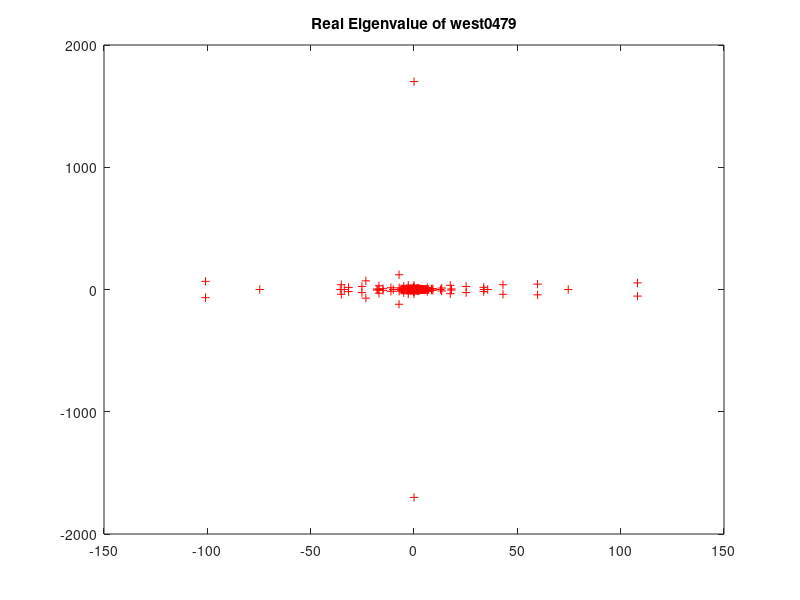

Recreate this plot in MATLAB. (Note: this script raises an error after producing the figure.)
%%RUNDOWN
%%Problem 2
load west0479;
A = west0479;

spy(A);

lam = eig(full(A));
plot(real(lam),imag(lam),'r+');
title('Real Eigenvalue of west0479')
print(gcf, '-dpng', '-r280', 'p2.png');
%%Problem 3

v0_3 = rand(size(A, 2), 1); 
j  = 30; 

[V, H, iter] = myarnoldi(A, v0_3, j, 1);

res1 = norm(A * V(:,1:j) - V * H ) 
res2 = norm(eye(j+1) - V' * V)


%%Problem 4

Hj = H(1:j, 1:j); 
ritz = eig(Hj); 
plot(real(ritz), imag(ritz), 'bo'); 
hold on; 
plot(real(lam),imag(lam),'r+');
hold off; 
lgd = legend('ritz-30', 'exact');
set(lgd,'FontSize', 16); 
print(gcf, '-dpng', '-r280', 'p4.png');

%%Problem 5
j = 10; 
[V1, H1, iter] = myarnoldi(A, v0_3, j, 1);
H1j = H1(1:j, 1:j); 
ritz1 = eig(H1j); 
res1 = norm(A * V1(:,1:j) - V1 * H1 ) 
res2 = norm(eye(j+1) - V1' * V1)
j = 20;
[V2, H2, iter] = myarnoldi(A, v0_3, j, 1);
H2j = H2(1:j, 1:j); 
ritz2 = eig(H2j); 
res1 = norm(A * V2(:,1:j) - V2 * H2 ) 
res2 = norm(eye(j+1) - V2' * V2)

plot(real(ritz1), imag(ritz1), 'y*'); 
hold on;
plot(real(ritz2), imag(ritz2), 'g*'); 
hold on;
plot(real(ritz), imag(ritz), 'bo'); 
hold on;
plot(real(lam),imag(lam),'r+');
hold off; 
lgd = legend('ritz-10','ritz-20','ritz-30', 'exact');
set(lgd,'FontSize', 16); 
print(gcf, '-dpng', '-r280', 'p5.png');

%%Problem 6
j  = 30; 
res = [];
res_r = [];

for j = 0:10:100;
    [Vi, Hi, iter] = arnoldi(A, v0_3, j, 0);
    res =[res norm(eye(j+1) - Vi' * Vi)];
    
    [Vr, Hr, iter] = arnoldi(A, v0_3, j, 1);
    res_r =[res_r norm(eye(j+1) - Vr' * Vr)];
end
    
plot(0:10:100, log10(res), 'bx-');
hold on;
plot(0:10:100, log10(res_r), 'ro-');
hold off; 
legend('without','reorthogonization','Location','northwest');
title('Implementations of Arnoldi method','FontSize', 16);
xlabel('iteration step');
ylabel('loss of orthogonality');
print(gcf, '-dpng', '-r280', 'p62.png');


    
j = 30;
[V3, H3, iter] = arnoldi(A, v0_3, j, 0);
%res1 = norm(A * V(:,1:j) - V * H ); 
res2_3 = norm(eye(j+1) - V3' * V3)
H3j = H3(1:j, 1:j); 
ritz3 = eig(H3j); 

j = 60;
[V6, H6, iter] = arnoldi(A, v0_3, j, 0);
%res1 = norm(A * V(:,1:j) - V * H ); 
res2_6 = norm(eye(j+1) - V6' * V6)
H6j = H6(1:j, 1:j); 
ritz6 = eig(H6j); 

plot(real(ritz3), imag(ritz3), 'bo'); 
hold on;
plot(real(ritz6), imag(ritz6), 'g*'); 
hold on;
plot(real(lam),imag(lam),'r+');
hold off; 
legend('ritz-30','ritz-60', 'exact');
print(gcf, '-dpng', '-r280', 'p6.png');
%%Problem 7

tau = 10; 
j = 30; 
[V71, H71, iter] = myarnolditau(A, v0_3, j, 0, tau);
H71j = H71(1:j, 1:j); 
ritz71 = eig(H71j).^(-1) + tau;



tau = -10; 
[V72, H72, iter] = myarnolditau(A, v0_3, j, 0, tau);
H72j = H72(1:j, 1:j); 
ritz72 = eig(H72j).^(-1) + tau; 

plot(real(lam),imag(lam),'r+');
hold on;
plot(real(ritz71), imag(ritz71), 'bo'); 
hold on;
plot(real(ritz72), imag(ritz72), 'g*'); 
hold off; 

legend('exact','tau = 10','tau = -10');
print(gcf, '-dpng', '-r280', 'p7.png');